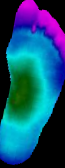
#> input picture code/image_pre/foot.png, 65 x 168 px, found by its file name
$ jupyter execute 'Neural From Scratch.ipynb'
#> lines starting #> are read from the running program, lines starting #| are printed output that depends on the picture
[cell 1]
# Read a image

from PIL import Image
import numpy as np

path = "../ds/foot.png"

[cell 2]
img = Image.open(path)
#> img is the input picture: PIL image 65x168 RGB; mean R, G, B 18.7, 78.8, 113
img = img.resize(np.array((img.size)) * 5)
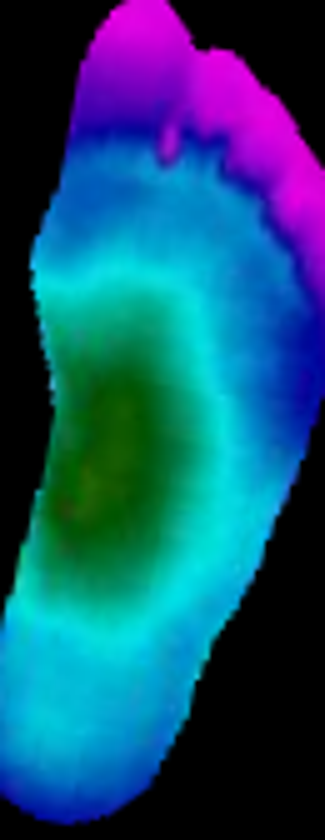
#> img: PIL image 325x840 RGB; mean R, G, B 18.7, 78.8, 113.1
img = img.convert("L")
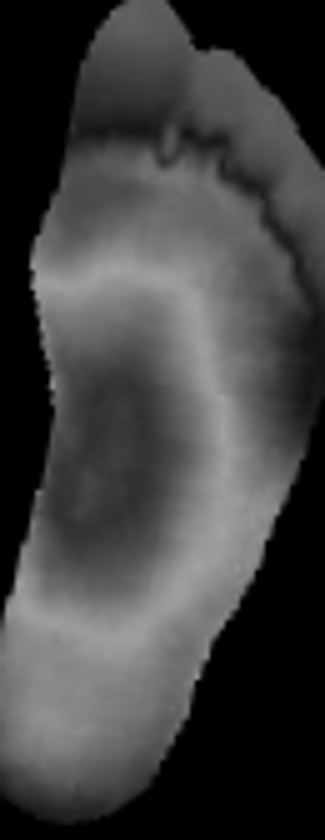
#> img: PIL image 325x840 L; min 0, max 162, mean 64.7

[cell 3]
img_n = np.array(img, dtype=np.uint8)

def convole2d(img, kernel):

    new_img = np.zeros_like(img, dtype=np.uint8)
    imh, imw = img.shape
#> imh = 840; imw = 325
    kh, kw = kernel.shape
#> kh = 3; kw = 3
    for i in range(kw // 2 + 1):
        for j in range(kh):
            nj = kh - 1 - j
            ni = kw - 1 - i

            kernel[j][i], kernel[nj][ni] = kernel[nj][ni], kernel[j][i]
#> after the loop, kernel = [[255, 0, 1], [255, 0, 1], [255, 0, 1]]

    w_avg = 0
    offi, offj = 0, 0

    while offj < imh - kh:
        w_avg = 0
        for j in range(kw):
            for i in range(kh):
                w_avg += kernel[j][i] * img[offj + j][offi + i]
        offi += 1
        if offi + kw >= imw:
            offi = 0
            offj += 1
        new_img[offj][offi] = w_avg
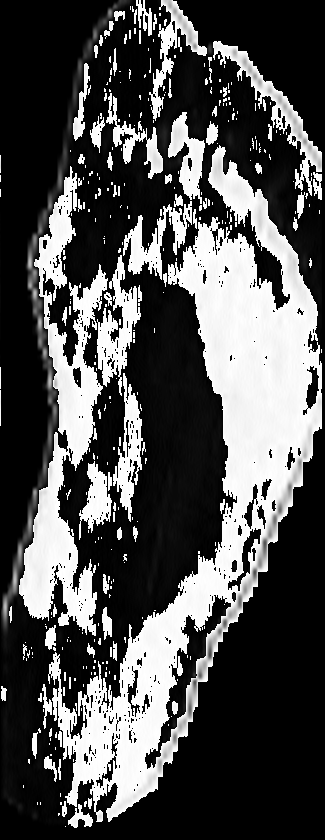
#> new_img: shape (840, 325); min 0, max 255, mean 79.9
#> after the loop, offi = 0; offj = 837
    return new_img

cimg = convole2d(img_n, np.array([
    [1, 0, -1],
    [1, 0, -1],
    [1, 0, -1]
], dtype=np.uint8))

[cell 4]
Image.fromarray(cimg)

[cell 5]
from scipy.signal import convolve2d as c2d
Image.fromarray(c2d(img_n, np.array([
    [1, 0, -1],
    [1, 0, -1],
    [1, 0, -1]
], dtype=np.uint8)))
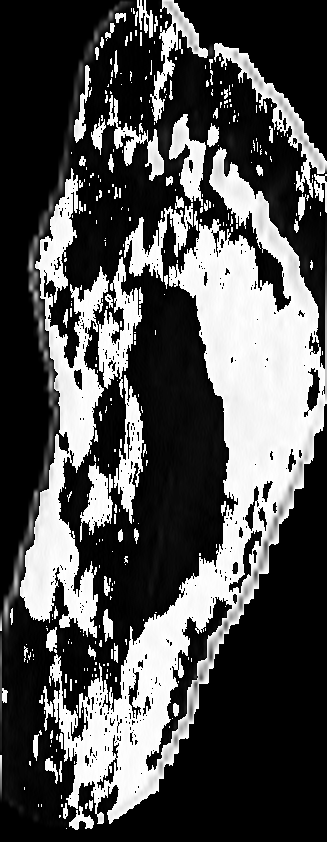
#> Out: PIL image 327x842 L; min 0, max 255, mean 79.7

[cell 6]
def pool2d(img, m, n, pool_func):

#> called with m = 3, n = 3
    new_img = np.zeros((img.shape[0] // m , img.shape[1] // n), dtype=np.uint8)
    imh, imw = img.shape
#> imh = 840; imw = 325
    kh, kw = m, n

    offi, offj = 0, 0

    while offj < imh - kh:
        arr = []
        for j in range(kw):
            for i in range(kh):
                arr += [ img[offj + j][offi + i] ]
        offi += kh
        if offi + kw >= imw:
            offi = 0
            offj += kw
        new_img[offj // kh][offi // kw] = pool_func(arr)
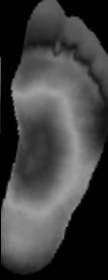
#> new_img: shape (280, 108); min 0, max 161, mean 64.6
#> after the loop, offi = 0; offj = 837
    return new_img

[cell 7]
x = pool2d(img_n, 3, 3, lambda x : np.mean(x))

[cell 8]
Image.fromarray(pool2d(img_n, 3, 3, lambda x : np.mean(x)))

[cell 9]
Image.fromarray(pool2d(convole2d(img_n, np.array([
    [1, 0, -1],
    [1, 0, -1],
    [1, 0, -1]
])), 3, 3, lambda x : np.min(x)))
#> in pool2d (call 3), `new_img = np.zeros((img.shape[0] // m , img.shape[1] // n), dtype=np.u..`: new_img: shape (280, 108); every value is 0

[cell 10]
Image.fromarray(pool2d(convole2d(img_n, np.array([
    [1, 0, -1],
    [1, 0, -1],
    [1, 0, -1]
])), 3, 3, lambda x : np.max(x)))
#> call 4 of pool2d, with m = 3, n = 3
#> after the loop in pool2d (call 4), `while offj < imh - kh:`:
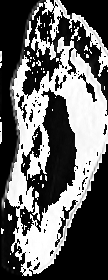
#> new_img: shape (280, 108); min 0, max 255, mean 102

[cell 11]
Image.fromarray(pool2d(convole2d(img_n, np.array([
    [1, 0, -1],
    [1, 0, -1],
    [1, 0, -1]
])), 3, 3, lambda x : np.mean(x)))
#> after the loop in pool2d (call 5), `while offj < imh - kh:`:
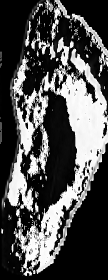
#> new_img: shape (280, 108); min 0, max 254, mean 79.8

[cell 12]
Image.fromarray(pool2d(convole2d(img_n, np.array([
    [1, 0, -1],
    [1, 1, -1],
    [1, 0, -1]
])), 5, 5, lambda x : np.median(x)))
#> after the loop in convole2d (call 5), `while offj < imh - kh:`:
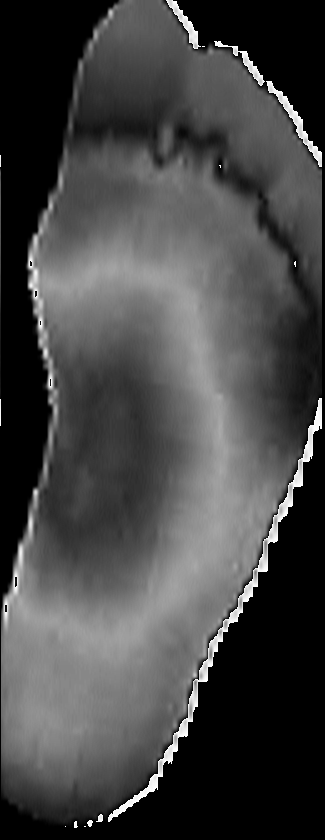
#> new_img: shape (840, 325); min 0, max 255, mean 69.3
#> in pool2d (call 6), `new_img = np.zeros((img.shape[0] // m , img.shape[1] // n), dtype=np.u..`: new_img: shape (168, 65); every value is 0
#> after the loop in pool2d (call 6), `while offj < imh - kh:`:
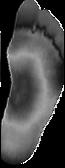
#> new_img: shape (168, 65); min 0, max 253, mean 69.1

[cell 13]
Image.fromarray((convole2d(img_n, np.array([
    [0, 0, 0],
    [1, 1, 1],
    [0, 1, 0]
]))))
#> after the loop in convole2d (call 6), `while offj < imh - kh:`:
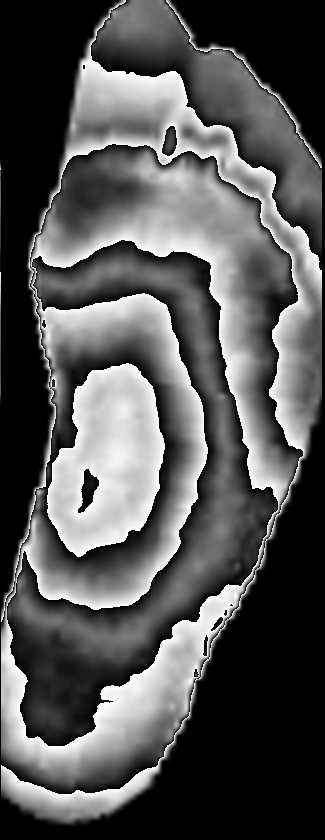
#> new_img: shape (840, 325); min 0, max 255, mean 85.3
